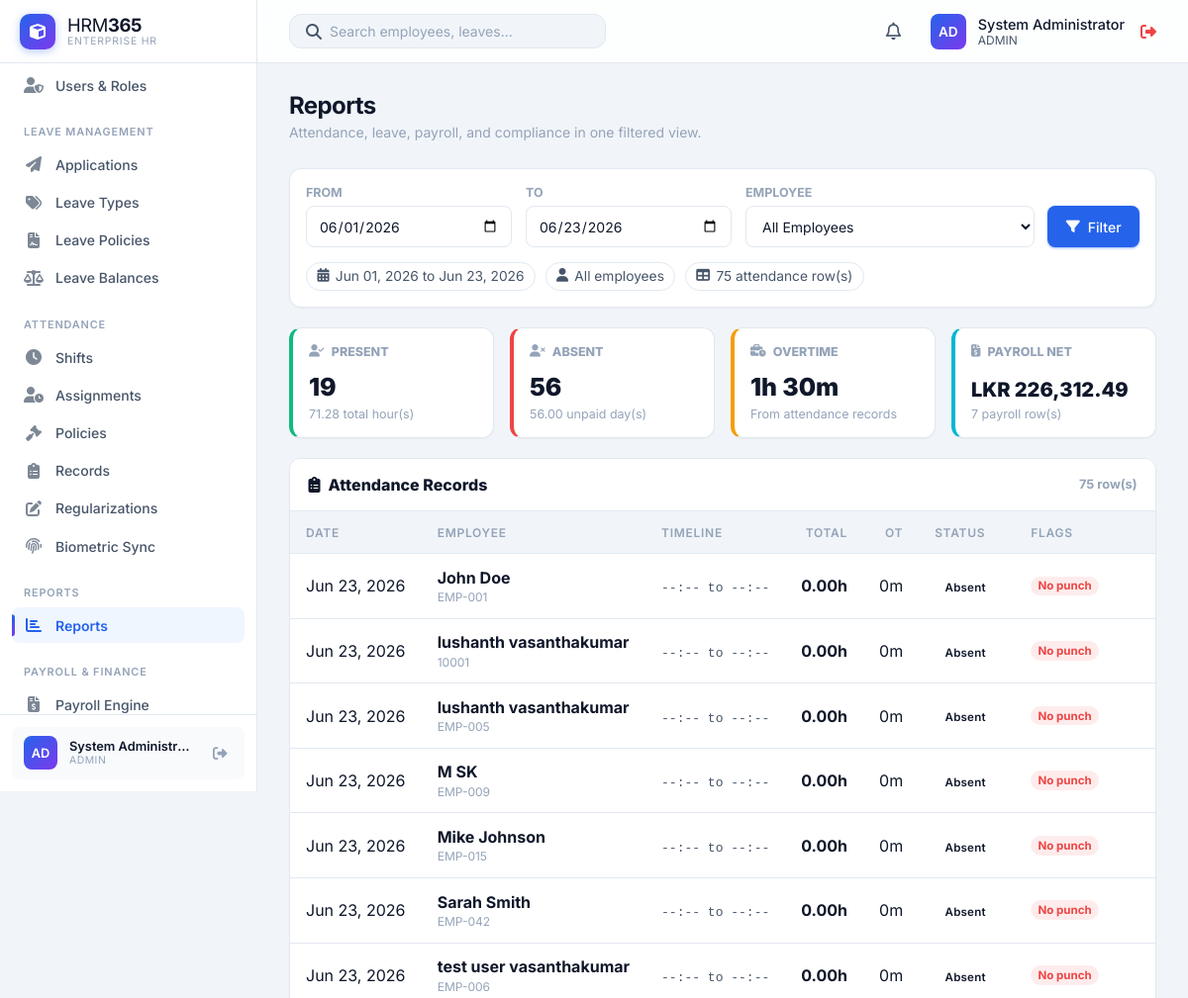
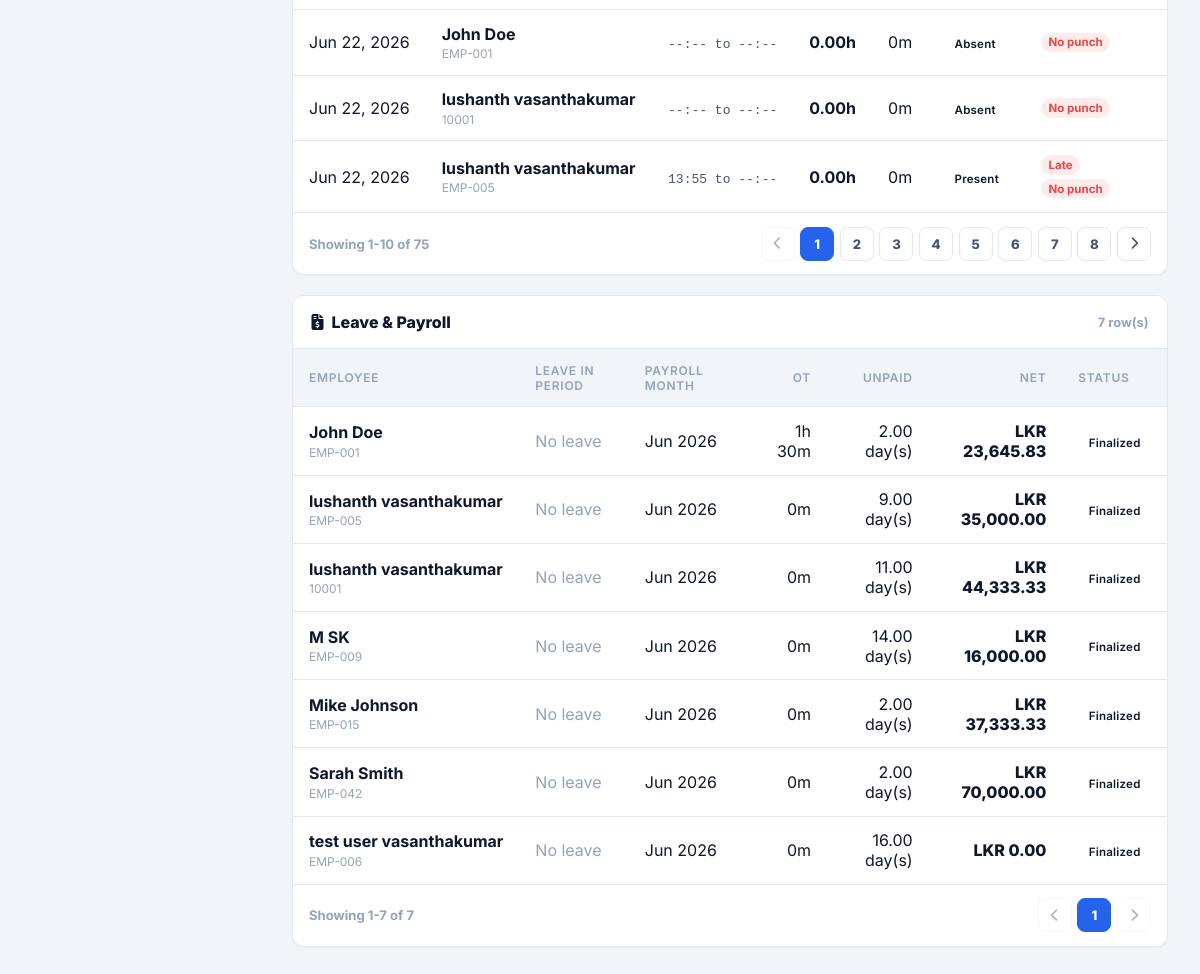
Page /HRM365/modules/reports/index.php (signed in) on the committed database (2 pictures, top to bottom).
### tables this page shows
CREATE TABLE `users` (
  `id` int(11) NOT NULL,
  `username` varchar(50) NOT NULL,
  `password` varchar(255) NOT NULL,
  `full_name` varchar(100) DEFAULT NULL,
  `role` enum('admin','HR','manager','employee') DEFAULT 'employee',
  `status` enum('Active','Inactive') DEFAULT 'Active',
  `language` varchar(20) DEFAULT 'English',
  `department` varchar(50) DEFAULT NULL,
  `employee_id` int(11) DEFAULT NULL,
  `created_at` timestamp NOT NULL DEFAULT current_timestamp()
);

CREATE TABLE `system_settings` (
  `setting_key` varchar(50) NOT NULL,
  `setting_value` text NOT NULL,
  `updated_at` timestamp NOT NULL DEFAULT current_timestamp() ON UPDATE current_timestamp()
);

CREATE TABLE `attendance_records` (
  `id` int(11) NOT NULL,
  `employee_id` int(11) NOT NULL,
  `shift_id` int(11) DEFAULT NULL,
  `attendance_policy_id` int(11) DEFAULT NULL,
  `date` date NOT NULL,
  `clock_in` datetime DEFAULT NULL,
  `clock_out` datetime DEFAULT NULL,
  `total_hours` decimal(5,2) DEFAULT 0.00,
  `break_hours` decimal(5,2) DEFAULT 0.00,
  `overtime_hours` decimal(5,2) DEFAULT 0.00,
  `overtime_amount` decimal(10,2) DEFAULT 0.00,
  `is_late` tinyint(4) DEFAULT 0,
  `is_early_departure` tinyint(4) DEFAULT 0,
  `is_absent` tinyint(1) DEFAULT 0,
  `is_holiday` tinyint(1) DEFAULT 0,
  `is_weekend` tinyint(1) DEFAULT 0,
  `status` enum('Present','Absent','Half Day','Holiday','On Leave','Pending') DEFAULT 'Pending',
  `notes` text DEFAULT NULL,
  `created_at` timestamp NOT NULL DEFAULT current_timestamp(),
  `updated_at` timestamp NOT NULL DEFAULT current_timestamp() ON UPDATE current_timestamp()
);

CREATE TABLE `employees` (
  `id` int(11) NOT NULL,
  `employee_code` varchar(20) NOT NULL,
  `first_name` varchar(50) NOT NULL,
  `last_name` varchar(50) NOT NULL,
  `email` varchar(100) NOT NULL,
  `phone` varchar(20) DEFAULT NULL,
  `department` varchar(50) DEFAULT NULL,
  `designation` varchar(50) DEFAULT NULL,
  `status` enum('Active','On Leave','Terminated') DEFAULT 'Active',
  `biometric_user_id` varchar(50) DEFAULT NULL,
  `hire_date` date DEFAULT NULL,
  `created_at` timestamp NOT NULL DEFAULT current_timestamp(),
  `updated_at` timestamp NOT NULL DEFAULT current_timestamp() ON UPDATE current_timestamp(),
  `date_of_birth` date DEFAULT NULL,
  `gender` enum('Male','Female','Other') DEFAULT NULL,
  `address` text DEFAULT NULL,
  `branch_id` int(11) DEFAULT NULL,
  `employment_type` enum('Full-time','Part-time','Contract') DEFAULT NULL,
  `base_salary` decimal(10,2) DEFAULT NULL,
  `profile_photo` varchar(255) DEFAULT NULL,
  `shift_id` int(11) DEFAULT NULL,
  `attendance_policy_id` int(11) DEFAULT NULL
);

CREATE TABLE `payroll_records` (
  `id` int(11) NOT NULL,
  `employee_id` int(11) NOT NULL,
  `payroll_month` varchar(10) NOT NULL,
  `base_salary` decimal(10,2) DEFAULT 0.00,
  `overtime_hours` decimal(8,2) DEFAULT 0.00,
  `overtime_amount` decimal(10,2) DEFAULT 0.00,
  `deductions` decimal(10,2) DEFAULT 0.00,
  `unpaid_days` decimal(8,2) DEFAULT 0.00,
  `net_salary` decimal(10,2) DEFAULT 0.00,
  `status` enum('Draft','Finalized','Paid') DEFAULT 'Draft',
  `created_at` timestamp NOT NULL DEFAULT current_timestamp(),
  `updated_at` timestamp NOT NULL DEFAULT current_timestamp() ON UPDATE current_timestamp()
);

### HRM365/modules/reports/index.php (the view, shortened to what the rows shown need)
<?php
require_once '../../includes/db.php';
require_once '../../includes/auth.php';
require_once '../../includes/attendance_math.php';
$today = date('Y-m-d');
$defaultStart = date('Y-m-01');
$start_date = isset($_GET['start_date']) && preg_match('/^\d{4}-\d{2}-\d{2}$/', $_GET['start_date']) ? $_GET['start_date'] : $defaultStart;
$end_date = isset($_GET['end_date']) && preg_match('/^\d{4}-\d{2}-\d{2}$/', $_GET['end_date']) ? $_GET['end_date'] : $today;
$scopeSql = '';
$scopeParams = [];
$attendanceStmt = $pdo->prepare("
    SELECT a.*, e.first_name, e.last_name, e.employee_code
    FROM attendance_records a
    JOIN employees e ON e.id = a.employee_id
    WHERE a.date BETWEEN ? AND ?
    {$scopeSql}
    ORDER BY a.date DESC, e.first_name ASC
");
$attendanceStmt->execute(array_merge([$start_date, $end_date], $scopeParams));
$attendanceRows = $attendanceStmt->fetchAll();
$payrollStartMonth = date('Y-m', strtotime($start_date));
$payrollEndMonth = date('Y-m', strtotime($end_date));
$payrollStmt = $pdo->prepare("
    SELECT p.*, e.first_name, e.last_name, e.employee_code
    FROM payroll_records p
    JOIN employees e ON e.id = p.employee_id
    WHERE p.payroll_month BETWEEN ? AND ?
    {$scopeSql}
    ORDER BY p.payroll_month DESC, e.first_name ASC
");
$payrollStmt->execute(array_merge([$payrollStartMonth, $payrollEndMonth], $scopeParams));
$payrollRows = $payrollStmt->fetchAll();
$summary = [
    'present' => 0,
    'absent' => 0,
    'leave' => 0,
    'hours' => 0.00,
    'overtime' => 0.00,
    'unpaid_days' => 0.00,
    'net_salary' => 0.00,
];
foreach ($attendanceRows as $row) {
    $summary['hours'] += floatval($row['total_hours']);
    $summary['overtime'] += floatval($row['overtime_hours']);
}
foreach ($payrollRows as $row) {
    $summary['unpaid_days'] += floatval($row['unpaid_days'] ?? 0);
    $summary['net_salary'] += floatval($row['net_salary']);
}
$currency = $pdo->query("SELECT setting_value FROM system_settings WHERE setting_key = 'currency'")->fetchColumn() ?: 'LKR';
$leaveByEmployee = [];
$leavePayrollRows = [];
foreach ($payrollRows as $row) {
    $employeeId = intval($row['employee_id']);
    $leavePayrollRows[] = [
        'employee_id' => $employeeId,
        'employee_name' => $row['first_name'] . ' ' . $row['last_name'],
        'employee_code' => $row['employee_code'],
        'leave_rows' => $leaveByEmployee[$employeeId] ?? [],
        'payroll' => $row,
    ];
}
$perPage = 10;
$attendancePage = max(1, intval($_GET['attendance_page'] ?? 1));
$leavePayrollPage = max(1, intval($_GET['leave_payroll_page'] ?? 1));
$attendanceTotalPages = max(1, (int) ceil(count($attendanceRows) / $perPage));
$leavePayrollTotalPages = max(1, (int) ceil(count($leavePayrollRows) / $perPage));
$attendancePage = min($attendancePage, $attendanceTotalPages);
$leavePayrollPage = min($leavePayrollPage, $leavePayrollTotalPages);
$attendancePageRows = array_slice($attendanceRows, ($attendancePage - 1) * $perPage, $perPage);
$leavePayrollPageRows = array_slice($leavePayrollRows, ($leavePayrollPage - 1) * $perPage, $perPage);
include '../../includes/header.php';
?>
<div class="page-header">
    <div>
        <h1 class="page-title">Reports</h1>
    </div>
</div>
<div class="report-filter-panel">
    <form method="GET">
        <div class="report-filter-grid">
            <div class="report-field">
                <label>Employee</label>
                <select name="employee_id" <?php echo $currentUser['role'] === 'employee' ? 'disabled' : ''; ?>>
                    <option value="0">All Employees</option>
                </select>
            </div>
        </div>
    </form>
</div>
<div class="report-kpi-grid">
    <div class="report-kpi report-kpi-info">
        <div>
            <div class="report-kpi-value" style="font-size: 1.25rem;"><?php echo htmlspecialchars($currency); ?> <?php echo number_format($summary['net_salary'], 2); ?></div>
            <div class="report-kpi-sub"><?php echo count($payrollRows); ?> payroll row(s)</div>
        </div>
    </div>
</div>
<section class="report-section" id="attendanceReportSection">
    <div class="table-container">
        <table class="table">
            <thead>
                <tr>
                    <th>Date</th>
                    <th>Employee</th>
                    <th>Timeline</th>
                    <th style="text-align: right;">Total</th>
                    <th style="text-align: right;">OT</th>
                    <th>Status</th>
                    <th>Flags</th>
                </tr>
            </thead>
            <tbody>
                <?php foreach ($attendancePageRows as $row): ?>
                    <tr>
                        <td style="white-space: nowrap;"><?php echo date('M d, Y', strtotime($row['date'])); ?></td>
                        <td>
                            <div class="report-person"><?php echo htmlspecialchars($row['first_name'] . ' ' . $row['last_name']); ?></div>
                            <div class="report-code"><?php echo htmlspecialchars($row['employee_code']); ?></div>
                        </td>
                        <td><span class="report-timeline"><?php echo $row['clock_in'] ? date('H:i', strtotime($row['clock_in'])) : '--:--'; ?> to <?php echo $row['clock_out'] ? date('H:i', strtotime($row['clock_out'])) : '--:--'; ?></span></td>
                        <td style="text-align: right; font-weight: 700;"><?php echo number_format(floatval($row['total_hours']), 2); ?>h</td>
                        <td style="text-align: right;"><?php echo htmlspecialchars(format_hours_minutes(floatval($row['overtime_hours']))); ?></td>
                        <td><span class="status-badge"><?php echo htmlspecialchars($row['status']); ?></span></td>
                        <td>
                            <?php
                            $flags = [];
                            if ($row['is_late']) $flags[] = ['Late', 'report-flag-danger'];
                            if ($row['is_absent']) $flags[] = ['No punch', 'report-flag-danger'];
                            ?>
                            <div class="report-flags">
                                <?php if ($flags): ?>
                                    <?php foreach ($flags as $flag): ?>
                                        <span class="report-flag <?php echo htmlspecialchars($flag[1]); ?>"><?php echo htmlspecialchars($flag[0]); ?></span>
                                    <?php endforeach; ?>
                                <?php else: ?>
                                    <span class="report-flag">Clear</span>
                                <?php endif; ?>
                            </div>
                        </td>
                    </tr>
                <?php endforeach; ?>
            </tbody>
        </table>
    </div>
</section>
<section class="report-section" id="leavePayrollReportSection">
    <div class="table-container">
        <table class="table">
            <thead>
                <tr>
                    <th>Employee</th>
                    <th>Leave in Period</th>
                    <th>Payroll Month</th>
                    <th style="text-align: right;">OT</th>
                    <th style="text-align: right;">Unpaid</th>
                    <th style="text-align: right;">Net</th>
                    <th>Status</th>
                </tr>
            </thead>
            <tbody>
                <?php foreach ($leavePayrollPageRows as $row): ?>
                    <?php $payroll = $row['payroll']; ?>
                    <tr>
                        <td>
                            <div class="report-person"><?php echo htmlspecialchars($row['employee_name']); ?></div>
                            <div class="report-code"><?php echo htmlspecialchars($row['employee_code']); ?></div>
                        </td>
                        <td>
                            <?php if (!empty($row['leave_rows'])): ?>
                                <?php foreach ($row['leave_rows'] as $leave): ?>
                                    <div style="font-weight: 700;"><?php echo htmlspecialchars($leave['leave_type']); ?> <span class="report-code">(<?php echo htmlspecialchars($leave['status']); ?>)</span></div>
                                    <div class="report-code"><?php echo date('M d', strtotime($leave['start_date'])); ?> to <?php echo date('M d, Y', strtotime($leave['end_date'] ?: $leave['start_date'])); ?> · <?php echo number_format(floatval($leave['total_days']), 2); ?> day(s)</div>
                                <?php endforeach; ?>
                            <?php else: ?>
                                <span style="color: var(--text-muted);">No leave</span>
                            <?php endif; ?>
                        </td>
                        <td style="white-space: nowrap;"><?php echo $payroll ? date('M Y', strtotime($payroll['payroll_month'] . '-01')) : '--'; ?></td>
                        <td style="text-align: right;"><?php echo $payroll ? htmlspecialchars(format_hours_minutes(floatval($payroll['overtime_hours'] ?? 0))) : '--'; ?></td>
                        <td style="text-align: right;"><?php echo $payroll ? number_format(floatval($payroll['unpaid_days'] ?? 0), 2) . ' day(s)' : '--'; ?></td>
                        <td style="text-align: right; font-weight: 800;"><?php echo $payroll ? htmlspecialchars($currency) . ' ' . number_format(floatval($payroll['net_salary']), 2) : '--'; ?></td>
                        <td><?php echo $payroll ? '<span class="status-badge">' . htmlspecialchars($payroll['status']) . '</span>' : '<span style="color: var(--text-muted);">No payroll</span>'; ?></td>
                    </tr>
                <?php endforeach; ?>
            </tbody>
        </table>
    </div>
</section>
<?php include '../../includes/footer.php'; ?>

### HRM365/includes/header.php (shortened to what the rows shown need)
<?php
require_once __DIR__ . '/auth.php';
$stylesheetPath = __DIR__ . '/../css/styles.css';
$stylesheetVersion = is_file($stylesheetPath) ? filemtime($stylesheetPath) : time();
?>
<!DOCTYPE html>
<html lang="en">
<head>
    <link rel="stylesheet" href="<?php echo app_url('css/styles.css'); ?>?v=<?php echo $stylesheetVersion; ?>">
    <link rel="stylesheet" href="https://cdnjs.cloudflare.com/ajax/libs/font-awesome/6.4.0/css/all.min.css">
</head>
<body>
    <?php include 'sidebar.php'; ?>
    <div class="main-wrapper">
        <header class="top-header">
            <div class="header-actions">
                <div class="user-profile" style="display: flex; align-items: center; gap: 1rem;">
                    <a href="<?php echo app_url('profile.php'); ?>" style="display: flex; align-items: center; gap: 0.75rem; text-decoration: none; color: inherit;">
                        <div class="avatar"><?php echo strtoupper(substr($currentUser['username'], 0, 2)); ?></div>
                        <div class="user-info">
                            <div style="font-size: 0.9rem; font-weight: 500; color: var(--text-primary);">
                                <?php echo htmlspecialchars($_SESSION['full_name'] ?? $currentUser['username']); ?>
                            </div>
                            <div style="font-size: 0.75rem; color: var(--text-secondary); text-transform: uppercase;">
                                <?php echo htmlspecialchars($currentUser['role']); ?>
                            </div>
                        </div>
                    </a>
                </div>
            </div>
        </header>
        <main class="content-area">

### HRM365/includes/sidebar.php (shortened to what the rows shown need)
<aside class="sidebar">
    <div class="sidebar-footer">
        <div class="sidebar-user">
            <div class="avatar"><?php echo strtoupper(substr($currentUser['username'], 0, 2)); ?></div>
            <div class="sidebar-user-info">
                <div class="sidebar-user-name"><?php echo htmlspecialchars($_SESSION['full_name'] ?? $currentUser['username']); ?></div>
                <div class="sidebar-user-role"><?php echo htmlspecialchars($currentUser['role']); ?></div>
            </div>
            <a href="<?php echo app_url('logout.php'); ?>" class="sidebar-logout" title="Logout"><i class="fas fa-sign-out-alt"></i></a>
        </div>
    </div>
</aside>

### rows in the picture
users: username "AD", role "ADMIN", employee_id "All Employees"
system_settings: setting_value "LKR"
attendance_records: date "Jun 23, 2026", employee.last_name "John Doe", employee.employee_code "EMP-001", total_hours "0.00", overtime_hours "0m", status "Absent", flag "No punch"
attendance_records: date "Jun 23, 2026", employee.last_name "lushanth vasanthakumar", employee.employee_code "10001", total_hours "0.00", overtime_hours "0m", status "Absent", flag "No punch"
attendance_records: date "Jun 23, 2026", employee.last_name "lushanth vasanthakumar", employee.employee_code "EMP-005", total_hours "0.00", overtime_hours "0m", status "Absent", flag "No punch"
attendance_records: date "Jun 23, 2026", employee.last_name "M SK", employee.employee_code "EMP-009", total_hours "0.00", overtime_hours "0m", status "Absent", flag "No punch"
attendance_records: date "Jun 23, 2026", employee.last_name "Mike Johnson", employee.employee_code "EMP-015", total_hours "0.00", overtime_hours "0m", status "Absent", flag "No punch"
attendance_records: date "Jun 23, 2026", employee.last_name "Sarah Smith", employee.employee_code "EMP-042", total_hours "0.00", overtime_hours "0m", status "Absent", flag "No punch"
attendance_records: date "Jun 23, 2026", employee.last_name "test user vasanthakumar", employee.employee_code "EMP-006", total_hours "0.00", overtime_hours "0m", status "Absent", flag "No punch"
attendance_records: date "Jun 22, 2026", employee.last_name "John Doe", employee.employee_code "EMP-001", total_hours "0.00", overtime_hours "0m", status "Absent", flag "No punch"
attendance_records: date "Jun 22, 2026", employee.last_name "lushanth vasanthakumar", employee.employee_code "10001", total_hours "0.00", overtime_hours "0m", status "Absent", flag "No punch"
attendance_records: date "Jun 22, 2026", employee.last_name "lushanth vasanthakumar", employee.employee_code "EMP-005", clock_in "13:55", total_hours "0.00", overtime_hours "0m", status "Present", flag "Late", flag "No punch"
payroll_records: employee_name "John Doe", employee_code "EMP-001", payroll_month "Jun 2026", overtime_hours "1h 30m", unpaid_days "2.00", net_salary "23,645.83", status "Finalized"
payroll_records: employee_name "lushanth vasanthakumar", employee_code "EMP-005", payroll_month "Jun 2026", overtime_hours "0m", unpaid_days "9.00", net_salary "35,000.00", status "Finalized"
payroll_records: employee_name "lushanth vasanthakumar", employee_code "10001", payroll_month "Jun 2026", overtime_hours "0m", unpaid_days "11.00", net_salary "44,333.33", status "Finalized"
payroll_records: employee_name "M SK", employee_code "EMP-009", payroll_month "Jun 2026", overtime_hours "0m", unpaid_days "14.00", net_salary "16,000.00", status "Finalized"
payroll_records: employee_name "Mike Johnson", employee_code "EMP-015", payroll_month "Jun 2026", overtime_hours "0m", unpaid_days "2.00", net_salary "37,333.33", status "Finalized"
payroll_records: employee_name "Sarah Smith", employee_code "EMP-042", payroll_month "Jun 2026", overtime_hours "0m", unpaid_days "2.00", net_salary "70,000.00", status "Finalized"
payroll_records: employee_name "test user vasanthakumar", employee_code "EMP-006", payroll_month "Jun 2026", overtime_hours "0m", unpaid_days "16.00", net_salary "0.00", status "Finalized"

### other values in the picture
$_SESSION['full_name'] "System Administr…"
$_SESSION['full_name'] "System Administrator"
$periodLabel "Jun 01, 2026 to Jun 23, 2026"
$selectedEmployeeLabel "All employees"
count($attendanceRows) "75"
$summary['present'] "19"
$summary['hours'] "71.28"
$summary['absent'] "56"
$summary['unpaid_days'] "56.00"
format_hours_minutes($summary['overtime']) "1h 30m"
$summary['net_salary'] "226,312.49"
count($payrollRows) "7"
min($attendancePage * $perPage, count($attendanceRows)) "10"
count($leavePayrollRows) "7"
min($leavePayrollPage * $perPage, count($leavePayrollRows)) "7"
